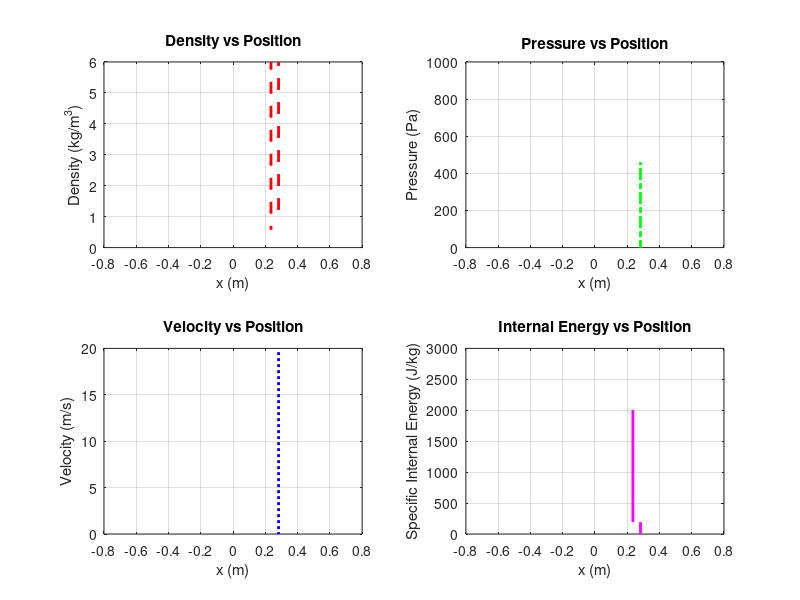

The MATLAB script that drew this image:
%-----THIS IS THE PROGRAM TO FIND THE EXACT SOLUTION FOR TEST-1------------
%------- OF A RIEMANN PROBLEM AND HELPS TO FIND THE DENSITY,---------------
%----------PRESSURE, VELOCITY AND INTERNAL ENERGY USING -------------------
%--------------------NEWTON RAPHSON METHOD---------------------------------
%--------------------------------------------------------------------------
%--------------------------------------------------------------------------
%---Test 3 is a very severe test problem, the solution of which contains a
%---left rarefaction, a contact and a right shock; this test is actually the left half
%---of the blast wave problem of Woodward and Colella, graph appearing on running
%---the code shows solution profiles
%--------------------------------------------------------------------------
%--------------------------------------------------------------------------

function TEST3()

    global rho_l P_l u_l rho_r P_r u_r gamma mu a_l a_r
    

    rho_l = 1;
    P_l = 1000;
    u_l = 0;

    rho_r = 1;
    P_r = 0.01;
    u_r = 0;

    gamma = 1.4;
    mu = sqrt((gamma - 1) / (gamma + 1));


    a_l = sqrt(gamma * P_l / rho_l);
    a_r = sqrt(gamma * P_r / rho_r);
    time = 0.012;
    data = Test_3(time);
    plotData(data);

end

function plotData(data)

    figure,
    subplot(2, 2, 1),
    plot(data.x, data.rho, '--r', 'LineWidth', 2);
    xlabel('x (m)');
    ylabel('Density (kg/m^3)');
    title('Density vs Position');
    grid on;

    subplot(2, 2, 2),
    plot(data.x, data.P, '-.g', 'LineWidth', 2);
    xlabel('x (m)');
    ylabel('Pressure (Pa)');
    title('Pressure vs Position');
    grid on;

    subplot(2, 2, 3),
    plot(data.x, data.u, ':b', 'LineWidth', 2);
    xlabel('x (m)');
    ylabel('Velocity (m/s)');
    title('Velocity vs Position');
    grid on;

    subplot(2, 2, 4),
    plot(data.x, data.e, '-m', 'LineWidth', 2);
    xlabel('x (m)');
    ylabel('Specific Internal Energy (J/kg)');
    title('Internal Energy vs Position');
    grid on;
end

function [data] = Test_3(t)

    global rho_l P_l u_l rho_r P_r u_r gamma mu a_l a_r
    

    x0 = 0;

    
    P_star = fzero(@FunctionTest3, 500.005);
    v_star = u_l + 2 * (a_l / (gamma - 1)) * (1 - power((P_star / P_l), ((gamma - 1) / (2 * gamma))));
    rho_star_R = rho_r * ((P_star / P_r) + mu^2) / (1 + mu^2 * (P_star / P_r));
    v_shock = v_star * ((rho_star_R / rho_r) / ((rho_star_R / rho_r) - 1));
    rho_star_L = rho_l * power((P_star / P_l), 1 / gamma);

    x1 = x0 - a_l * t; %Here u_l is zero so it was removed from the program to improve efficiency
    x3 = x0 + v_star * t;
    x4 = x0 + v_shock * t;
    c_2 = a_l - ((gamma - 1) / 2) * v_star;
    x2 = x0 + (v_star - c_2) * t;

    disp("p*")
    disp(P_star);
    disp("u*")
    disp(v_star);
    disp("rho*L")
    disp(rho_star_L);
    disp("rho*R")
    disp(rho_star_R);


    n_points = 1000000;    
    x_min = -0.5;
    x_max = 0.5;

    x = linspace(x_min, x_max, n_points);
    data.x = x';
    data.rho = zeros(n_points, 1);   
    data.P = zeros(n_points, 1);     
    data.u = zeros(n_points, 1);     
    data.e = zeros(n_points, 1);     

    for index = 1:n_points
        if data.x(index) < x1
            % Solution before x1 (before fan
            data.rho(index) = rho_l;
            data.P(index) = P_l;
            data.u(index) = u_l;
        elseif (x1 <= data.x(index) && data.x(index) <= x2)
            % Solution between x1 and x2 (fan)
            c = mu^2 * ((x0 - data.x(index)) / t) + (1 - mu^2) * a_l; 
            data.rho(index) = rho_l * power((c / a_l), 2 / (gamma - 1));
            data.P(index) = P_l * power((data.rho(index) / rho_l), gamma);
            data.u(index) = (1 - mu^2) * ((-(x0 - data.x(index)) / t) + a_l);
        elseif (x2 <= data.x(index) && data.x(index) <= x3)
            % Solution between x2 and x3 (between fan and contact)
            data.rho(index) = rho_star_L;
            data.P(index) = P_star;
            data.u(index) = v_star;
        elseif (x3 <= data.x(index) && data.x(index) <= x4)
            % Solution between x3 and x4 (between contact and shock)
            data.rho(index) = rho_star_R;
            data.P(index) = P_star;
            data.u(index) = v_star;
        elseif x4 < data.x(index)
            % Solution after x4 (after shock)
            data.rho(index) = rho_r;
            data.P(index) = P_r;
            data.u(index) = u_r;
        end
        data.e(index) = data.P(index) / ((gamma - 1) * data.rho(index));
    end
end

function y = FunctionTest3(P)
    global rho_l P_l u_l rho_r P_r u_r gamma mu a_l a_r
    
    % Test 3 Sod Problem
    A_R = 2 / ((gamma + 1) * rho_r);
    B_R = (mu^2 * P_r);
    A_L = 2 / ((gamma + 1) * rho_l);
    B_L = (mu^2 * P_l);
    
    y = (P - P_r)*((1-mu*mu)*(rho_r*(P + mu*mu*P_r))^-1)^(0.5)-(power(P_l , (gamma-1)/(2*gamma))-power(P , (gamma-1)/(2*gamma)))*(((1-mu*mu*mu*mu)*P_l^(1/gamma))*(mu*mu*mu*mu*rho_l)^-1)^(0.5);
end